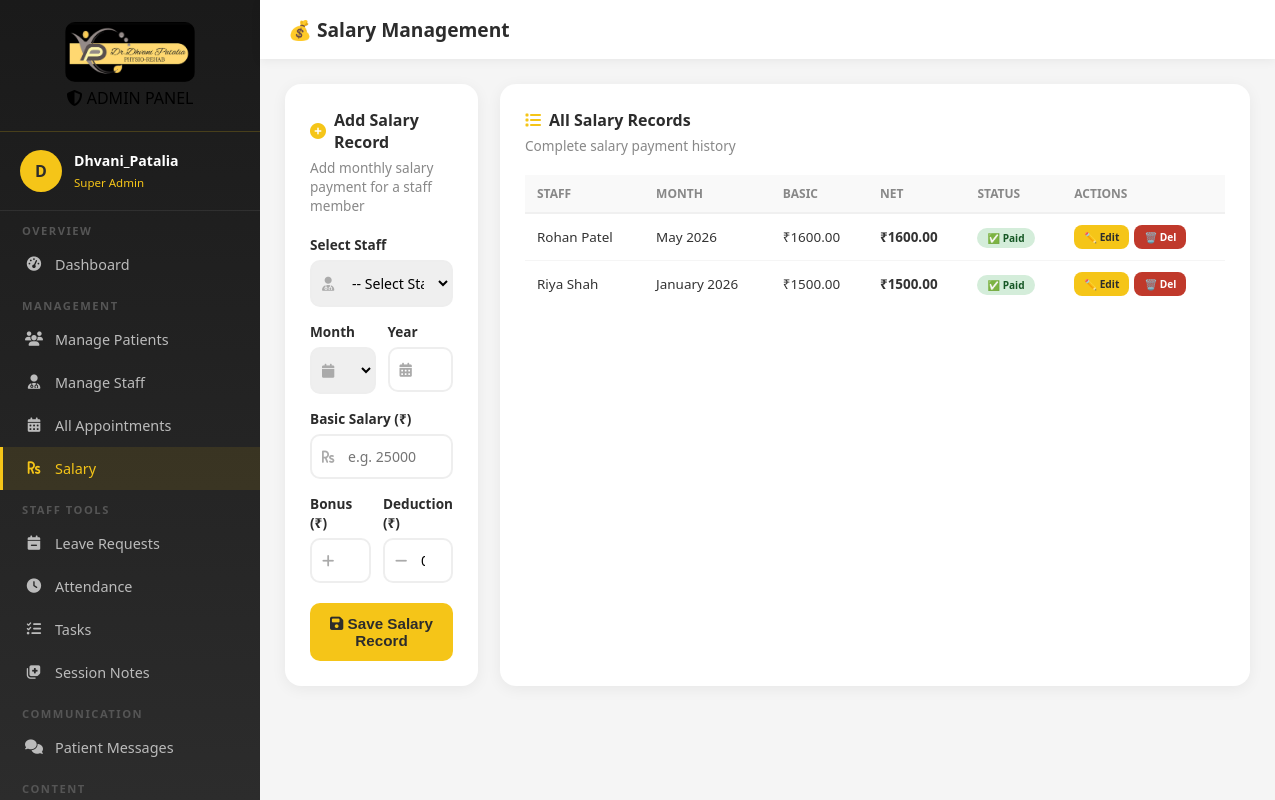
Screenshot of /admin-salary/ (signed in) with the database file from the repository.
### core/models.py (models this page shows, shortened)
class SalaryRecord(models.Model):
    staff = models.ForeignKey(
        User, on_delete=models.CASCADE, related_name="salary_records"
    )
    month = models.CharField(max_length=20)
    year = models.IntegerField()
    basic_salary = models.DecimalField(max_digits=10, decimal_places=2)
    bonus = models.DecimalField(max_digits=10, decimal_places=2, default=0)
    deduction = models.DecimalField(max_digits=10, decimal_places=2, default=0)
    net_salary = models.DecimalField(max_digits=10, decimal_places=2)
    paid_on = models.DateField(null=True, blank=True)
    is_paid = models.BooleanField(default=False)
    notes = models.TextField(blank=True)
    class Meta:
        ordering = ["-year", "-month"]

### core/views.py (the view, shortened to what this page needs)
# urls.py: path("admin-salary/", views.admin_salary, name="admin_salary"),
@login_required
def admin_salary(request):
    if not request.user.is_superuser:
        return redirect("client_dashboard")
    salary_records = SalaryRecord.objects.all().select_related("staff")
    staff_list = StaffProfile.objects.all().select_related("user")
    return render(
        request,
        "admin_salary.html",
        {
            "salary_records": salary_records,
            "staff_list": staff_list,
        },
    )

### templates/admin_salary.html (shortened to what this page needs)
{% load static %}
<!DOCTYPE html>
<html lang="en">
<head>
    <link href="https://cdnjs.cloudflare.com/ajax/libs/font-awesome/6.4.0/css/all.min.css" rel="stylesheet">
</head>
<body>
    <aside class="sidebar">
        <div class="sidebar-logo">
            <img src="{% static 'images/Dhvani_Patalia.jpeg' %}" alt="Logo" />
            <div class="sidebar-logo-badge"><i class="fas fa-shield-alt"></i> ADMIN PANEL</div>
        </div>
        <div class="sidebar-user">
            <div class="user-avatar">{{ user.username|first|upper }}</div>
            <div class="user-info">
                <h4>{{ user.username }}</h4>
                <span>Super Admin</span>
            </div>
        </div>
        <div class="nav-scroll">
            <nav>
                <div class="nav-section">Overview</div>
                <a href="{% url 'admin_dashboard' %}" class="nav-item"><i class="fas fa-tachometer-alt"></i>
                    Dashboard</a>
                <div class="nav-section">Management</div>
                <a href="{% url 'admin_patients' %}" class="nav-item"><i class="fas fa-users"></i> Manage Patients</a>
                <a href="{% url 'admin_staff' %}" class="nav-item"><i class="fas fa-user-md"></i> Manage Staff</a>
                <a href="{% url 'admin_appointments' %}" class="nav-item"><i class="fas fa-calendar-alt"></i> All
                    Appointments</a>
                <a href="{% url 'admin_salary' %}" class="nav-item active"><i class="fas fa-rupee-sign"></i> Salary</a>
                <div class="nav-section">Staff Tools</div>
                <a href="{% url 'admin_leaves' %}" class="nav-item"><i class="fas fa-calendar-minus"></i> Leave
                    Requests</a>
                <a href="{% url 'admin_attendance' %}" class="nav-item"><i class="fas fa-clock"></i> Attendance</a>
                <a href="{% url 'admin_tasks' %}" class="nav-item"><i class="fas fa-tasks"></i> Tasks</a>
                <a href="{% url 'admin_session_notes' %}" class="nav-item"><i class="fas fa-notes-medical"></i> Session
                    Notes</a>
                <div class="nav-section">Communication</div>
                <a href="{% url 'admin_chat' %}" class="nav-item"><i class="fas fa-comments"></i> Patient Messages</a>
                <div class="nav-section">Content</div>
            </nav>
        </div>
    </aside>
    <div class="main-content">
        <div class="topbar">
            <h1>💰 Salary Management</h1>
        </div>
        <div class="dashboard-body">
            <div class="grid">
                <div class="card">
                    <h2><i class="fas fa-plus-circle"></i> Add Salary Record</h2>
                    <p>Add monthly salary payment for a staff member</p>
                    <form method="POST" action="{% url 'admin_salary' %}">
                        <div class="form-group">
                            <label>Select Staff</label>
                            <div class="input-box">
                                <i class="fas fa-user-md"></i>
                                <select name="staff_id" id="staff_id" required>
                                    <option value="">-- Select Staff --</option>
                                </select>
                            </div>
                        </div>
                        <div class="form-row">
                            <div class="form-group">
                                <label>Month</label>
                                <div class="input-box">
                                    <i class="fas fa-calendar"></i>
                                    <select name="month" required>
                                        <option>January</option>
                                    </select>
                                </div>
                            </div>
                            <div class="form-group">
                                <label>Year</label>
                                <div class="input-box">
                                    <i class="fas fa-calendar-alt"></i>
                                    <input type="number" name="year" value="2026" required>
                                </div>
                            </div>
                        </div>
                        <div class="form-group">
                            <label>Basic Salary (₹)</label>
                            <div class="input-box">
                                <i class="fas fa-rupee-sign"></i>
                                <input type="number" name="basic_salary" placeholder="e.g. 25000" required>
                            </div>
                        </div>
                        <div class="form-row">
                            <div class="form-group">
                                <label>Bonus (₹)</label>
                                <div class="input-box">
                                    <i class="fas fa-plus"></i>
                                    <input type="number" name="bonus" placeholder="0" value="0">
                                </div>
                            </div>
                            <div class="form-group">
                                <label>Deduction (₹)</label>
                                <div class="input-box">
                                    <i class="fas fa-minus"></i>
                                    <input type="number" name="deduction" placeholder="0" value="0">
                                </div>
                            </div>
                        </div>
                        <button type="submit" class="btn-submit">
                            <i class="fas fa-save"></i> Save Salary Record
                        </button>
                    </form>
                </div>
                <div class="card">
                    <h2><i class="fas fa-list"></i> All Salary Records</h2>
                    <p>Complete salary payment history</p>
                    {% if salary_records %}
                    <div class="table-wrap">
                        <table>
                            <thead>
                                <tr>
                                    <th>Staff</th>
                                    <th>Month</th>
                                    <th>Basic</th>
                                    <th>Net</th>
                                    <th>Status</th>
                                    <th>Actions</th>
                                </tr>
                            </thead>
                            <tbody>
                                {% for record in salary_records %}
                                <tr>
                                    <td>{{ record.staff.get_full_name|default:record.staff.username }}</td>
                                    <td>{{ record.month }} {{ record.year }}</td>
                                    <td>₹{{ record.basic_salary }}</td>
                                    <td><strong>₹{{ record.net_salary }}</strong></td>
                                    <td><span class="badge-paid">✅ Paid</span></td>
                                    <td>
                                        <div style="display:flex;gap:5px;">
                                            <a href="{% url 'edit_salary' record.id %}"
                                                style="background:#F5C518;color:#2C2C2C;padding:5px 10px;border-radius:8px;font-size:0.76em;font-weight:700;text-decoration:none;">✏️
                                                Edit</a>
                                            <a href="{% url 'delete_salary' record.id %}"
                                                style="background:#C0392B;color:#fff;padding:5px 10px;border-radius:8px;font-size:0.76em;font-weight:700;text-decoration:none;">🗑️
                                                Del</a>
                                        </div>
                                    </td>
                                </tr>
                                {% endfor %}
                            </tbody>
                        </table>
                    </div>
                    {% else %}
                    <div class="empty-state">
                        <i class="fas fa-rupee-sign"></i>
                        <p>No salary records yet</p>
                    </div>
                    {% endif %}
                </div>
            </div>
        </div>
    </div>
</body>
</html>

### templates/admin_salary.html (style rules this page uses)
* { margin: 0; padding: 0; box-sizing: border-box; }
body { font-family: 'Segoe UI', sans-serif; background: #f5f5f5; display: flex; min-height: 100vh; }
.sidebar { width: 260px; height: 100vh; position: fixed; left: 0; top: 0; background: linear-gradient(180deg, #1a1a1a, #2C2C2C); overflow-y: auto; scrollbar-width: none; }
.sidebar-logo { padding: 22px 20px; border-bottom: 1px solid rgba(245, 197, 24, 0.2); text-align: center; }
.sidebar-logo img { width: 130px; border-radius: 10px; }
.sidebar-user { padding: 18px 20px; border-bottom: 1px solid rgba(255, 255, 255, 0.08); display: flex; align-items: center; gap: 12px; }
.user-avatar { width: 42px; height: 42px; background: #F5C518; border-radius: 50%; display: flex; align-items: center; justify-content: center; font-weight: 800; color: #2C2C2C; }
.user-info h4 { color: white; font-size: 0.88em; }
.user-info span { color: #F5C518; font-size: 0.72em; }
.nav-section { padding: 12px 22px 5px; color: #555; font-size: 0.7em; text-transform: uppercase; letter-spacing: 1.5px; font-weight: 700; }
.nav-item { display: flex; align-items: center; gap: 12px; padding: 12px 22px; color: #bbb; text-decoration: none; font-size: 0.9em; transition: all 0.3s; border-left: 3px solid transparent; }
.nav-item:hover, .nav-item.active { background: rgba(245, 197, 24, 0.1); color: #F5C518; border-left-color: #F5C518; }
.nav-item i { width: 18px; text-align: center; }
.main-content { margin-left: 260px; flex: 1; }
.topbar { background: white; padding: 16px 28px; display: flex; align-items: center; justify-content: space-between; box-shadow: 0 2px 10px rgba(0, 0, 0, 0.06); position: sticky; top: 0; z-index: 50; }
.topbar h1 { font-size: 1.2em; color: #2C2C2C; font-weight: 700; }
.dashboard-body { padding: 25px; }
.grid { display: grid; grid-template-columns: 1fr 1.5fr; gap: 22px; }
.card { background: white; border-radius: 16px; padding: 25px; box-shadow: 0 3px 15px rgba(0, 0, 0, 0.06); }
.card h2 { font-size: 1em; font-weight: 700; color: #2C2C2C; margin-bottom: 5px; display: flex; align-items: center; gap: 8px; }
.card h2 i { color: #F5C518; }
.card p { color: #888; font-size: 0.85em; margin-bottom: 20px; }
.form-group { margin-bottom: 15px; }
.form-group label { display: block; font-weight: 600; color: #2C2C2C; margin-bottom: 6px; font-size: 0.85em; }
.input-box { position: relative; }
.input-box i { position: absolute; left: 12px; top: 50%; transform: translateY(-50%); color: #aaa; font-size: 0.88em; }
.input-box input, .input-box select { width: 100%; padding: 11px 11px 11px 36px; border: 2px solid #eee; border-radius: 10px; font-size: 0.88em; outline: none; transition: all 0.3s; font-family: 'Segoe UI', sans-serif; }
.form-row { display: grid; grid-template-columns: 1fr 1fr; gap: 12px; }
.btn-submit { width: 100%; padding: 12px; background: #F5C518; color: #2C2C2C; border: none; border-radius: 10px; font-size: 0.95em; font-weight: 700; cursor: pointer; transition: all 0.3s; margin-top: 5px; }
table { width: 100%; border-collapse: collapse; }
th { background: #f9f9f9; padding: 10px 12px; text-align: left; font-size: 0.75em; color: #888; font-weight: 700; text-transform: uppercase; border-bottom: 2px solid #f0f0f0; }
td { padding: 11px 12px; font-size: 0.84em; color: #333; border-bottom: 1px solid #f5f5f5; }
tr:last-child td { border-bottom: none; }
.badge-paid { background: #d4edda; color: #155724; padding: 3px 10px; border-radius: 12px; font-size: 0.75em; font-weight: 700; }
.table-wrap { overflow-x: auto; width: 100%; }
.table-wrap table { min-width: 700px; }

### rows the page displays
SalaryRecord: staff.get_full_name "Rohan Patel", month "May", year "2026", basic_salary "1600.00", net_salary "1600.00"
SalaryRecord: staff.get_full_name "Riya Shah", month "January", year "2026", basic_salary "1500.00", net_salary "1500.00"

### other values shown
{{ user.username|first|upper }} "D"
{{ user.username }} "Dhvani_Patalia"
